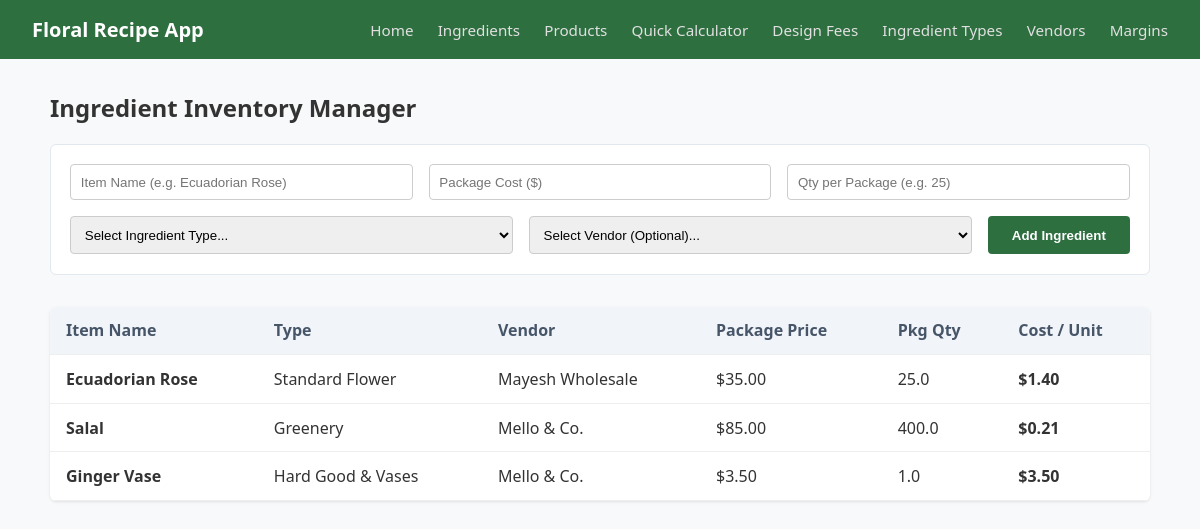
The page /ingredients on the database as committed earlier.
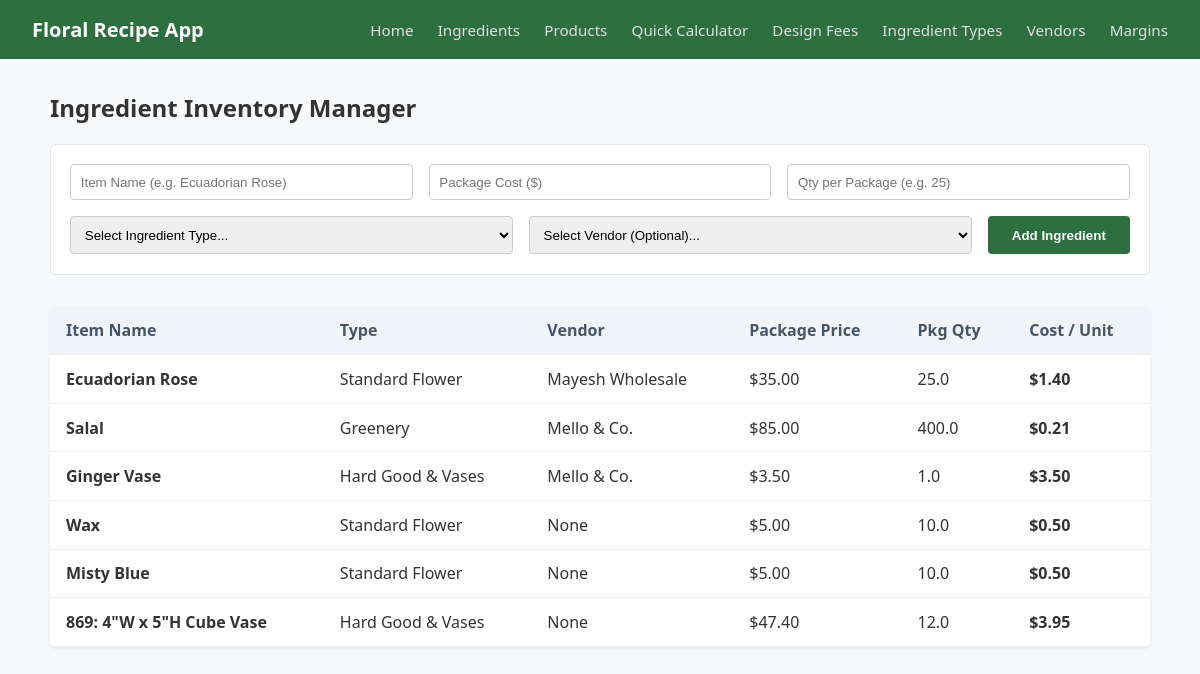
The same page on the database as committed later.
### models.py (models this page shows, shortened)
class Ingredient(db.Model):
    __tablename__ = 'ingredients'
    id = db.Column(db.Integer, primary_key=True)
    name = db.Column(db.String(100), nullable=False)
    cost_per_pkg = db.Column(db.Float, nullable=False)
    qty_per_pkg = db.Column(db.Float, nullable=False)
    ingredient_type_id = db.Column(db.Integer, db.ForeignKey('ingredient_types.id'), nullable=False)
    vendor_id = db.Column(db.Integer, db.ForeignKey('vendors.id'), nullable=True)

class IngredientType(db.Model):
    __tablename__ = 'ingredient_types'
    id = db.Column(db.Integer, primary_key=True)
    name = db.Column(db.String(50), nullable=False, unique=True) # e.g. Flower, Filler, Supply
    markup = db.Column(db.Float, default=4.0) # Multiplier
    ingredients = db.relationship('Ingredient', backref='type_info', lazy=True)

class Vendor(db.Model):
    __tablename__ = 'vendors'
    id = db.Column(db.Integer, primary_key=True)
    name = db.Column(db.String(100), nullable=False)
    ingredients = db.relationship('Ingredient', backref='vendor', lazy=True)

### app.py (the view, shortened to what this page needs)
@app.route('/ingredients', methods=['GET', 'POST'])
def ingredients():
    all_ingredients = models.Ingredient.query.all()
    all_types = models.IngredientType.query.all()
    all_vendors = models.Vendor.query.all()
    return render_template(
        'ingredients.html',
        ingredients=all_ingredients,
        types=all_types,
        vendors=all_vendors
    )

### templates/ingredients.html (shortened to what this page needs)
{% extends 'base.html' %}
{% block content %}
<h2>Ingredient Inventory Manager</h2>
<form method="POST" class="form-stacked">
    <div class="form-row">
        <input type="text" name="name" placeholder="Item Name (e.g. Ecuadorian Rose)" required>
        <input type="number" step="0.01" name="cost_per_pkg" placeholder="Package Cost ($)" required>
        <input type="number" step="0.1" name="qty_per_pkg" placeholder="Qty per Package (e.g. 25)" required>
    </div>
    <div class="form-row">
        <select name="ingredient_type_id" required>
            <option value="" disabled selected>Select Ingredient Type...</option>
        </select>
        <select name="vendor_id">
            <option value="">Select Vendor (Optional)...</option>
        </select>
        <button type="submit">Add Ingredient</button>
    </div>
</form>
<table class="data-table">
    <thead>
        <tr>
            <th>Item Name</th>
            <th>Type</th>
            <th>Vendor</th>
            <th>Package Price</th>
            <th>Pkg Qty</th>
            <th>Cost / Unit</th>
        </tr>
    </thead>
    <tbody>
        {% for item in ingredients %}
        <tr>
            <td><strong>{{ item.name }}</strong></td>
            <td>{{ item.type_info.name if item.type_info else 'N/A' }}</td>
            <td>{{ item.vendor.name if item.vendor.name else 'None' }}</td>
            <td>${{ "%.2f"|format(item.cost_per_pkg) }}</td>
            <td>{{ item.qty_per_pkg }}</td>
            <td><strong>${{ "%.2f"|format(item.cost_per_pkg / item.qty_per_pkg) }}</strong></td>
        </tr>
        {% else %}
        <tr><td colspan="6">No ingredients found in inventory. Add one above!</td></tr>
        {% endfor %}
    </tbody>
</table>
{% endblock %}

Rows that differ between the two databases and show on the page:
added Ingredient: name "Wax", type_info "Standard Flower", vendor "None", cost_per_pkg "5.00", qty_per_pkg "10.0", item.cost_per_pkg/item.qty_per_pkg "0.50"
added Ingredient: name "Misty Blue", type_info "Standard Flower", vendor "None", cost_per_pkg "5.00", qty_per_pkg "10.0", item.cost_per_pkg/item.qty_per_pkg "0.50"
added Ingredient: name "869: 4\"W x 5\"H Cube Vase", type_info "Hard Good & Vases", vendor "None", cost_per_pkg "47.40", qty_per_pkg "12.0", item.cost_per_pkg/item.qty_per_pkg "3.95"
